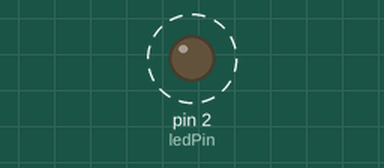
The sketch below on a simulated Arduino Uno, built with avr-gcc and run on an emulated ATmega328P. On the bench: output pins drawn as LEDs (lit = HIGH). Dashed ring = blinking.

Above: at 1.0 s.
Timing chart, 0 to 4.0 s (numbered marks = the images above):
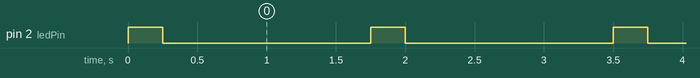

Measured:
- by itself, pin 2 (ledPin): alternates HIGH for 0.25 s and LOW for 1.5 s

The sketch:

blink_me.ino
```cpp
int ledPin = 2; // variable to hold the LED pin

void setup() {
  // put your setup code here, to run once:
  pinMode(ledPin, OUTPUT); // set the led pin an output
}

void loop() {
  // put your main code here, to run repeatedly:
  // turn the LED on
  digitalWrite(ledPin, HIGH);
  delay(250); // pause for a moment
  digitalWrite(ledPin, LOW); // turn the LED off
  delay(1500);  // pause for a longer moment
}
```
